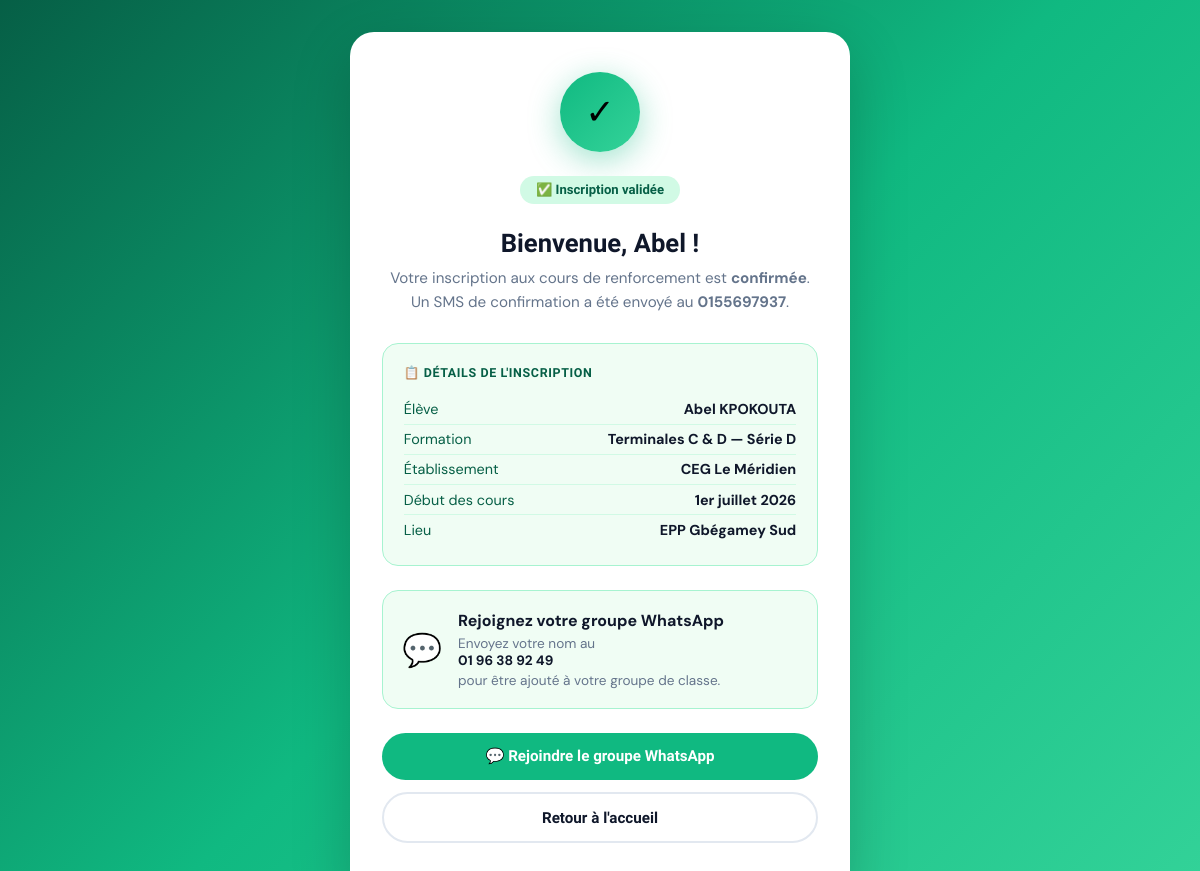
Before: /inscription/2/ok/ with the older database file.
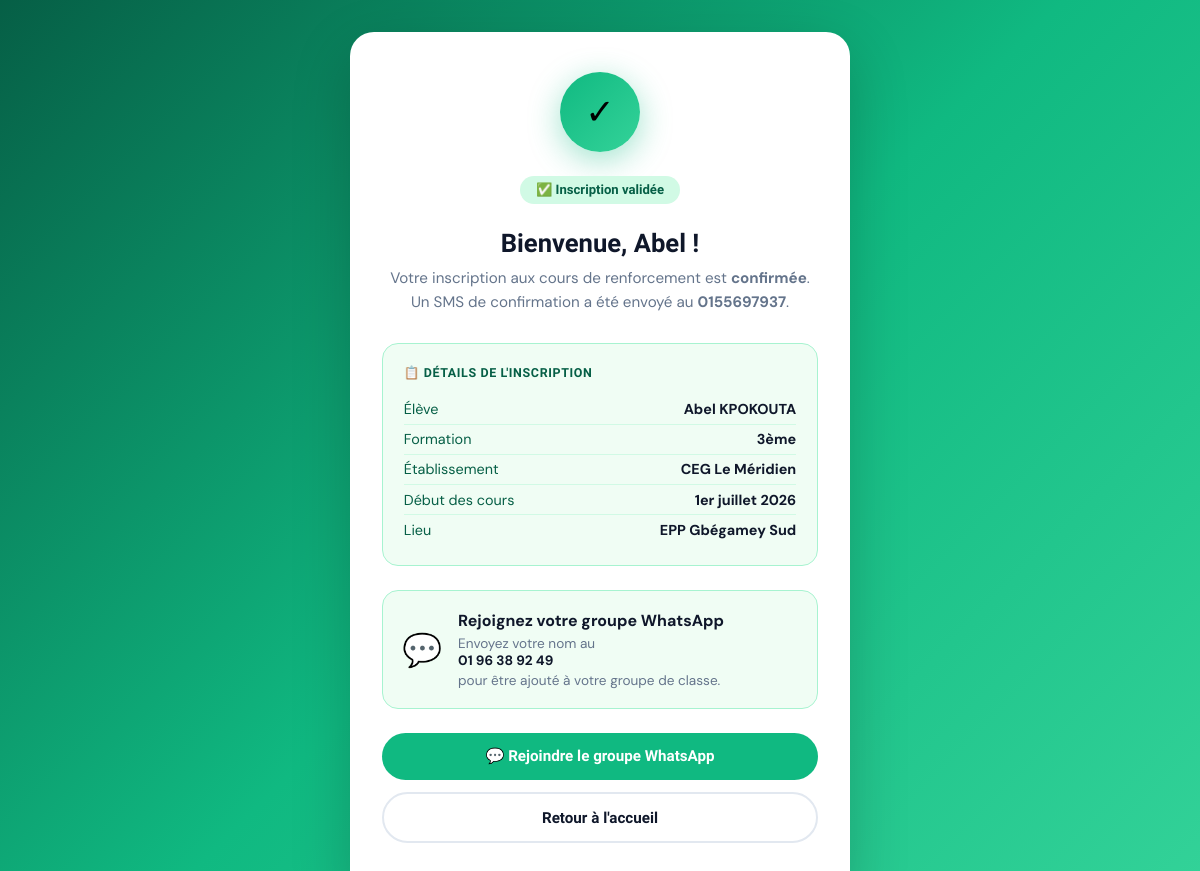
After: the same page with the newer database file.
### enrollments/models.py (models this page shows, shortened)
class Enrollment(models.Model):
    TYPE_CHOICES = [
        ('eleve',  "L'élève lui-même"),
        ('parent', 'Un parent / tuteur'),
    ]
    LEVEL_CHOICES = [
        ('3eme', '3ème'),
        ('1ere', '1ères C & D'),
        ('tle',  'Terminales C & D'),
    ]
    SERIE_CHOICES = [
        ('C', 'Série C'),
        ('D', 'Série D'),
    ]
    STATUS_CHOICES = [
        ('pending',   'En attente de paiement'),
        ('active',    'Inscrit — Paiement confirmé'),
        ('cancelled', 'Annulé'),
    ]
    PHONE_OWNER_CHOICES = [
        ('eleve',  "L'élève"),
        ('pere',   'Le père'),
        ('mere',   'La mère'),
        ('tuteur', 'Un tuteur'),
    ]
    registrant_type = models.CharField(
        max_length=10, choices=TYPE_CHOICES, default='eleve',
        verbose_name="Qui s'inscrit"
    )
    last_name  = models.CharField(max_length=100, verbose_name="Nom de l'élève")
    first_name = models.CharField(max_length=100, verbose_name="Prénom(s) de l'élève")
    school     = models.CharField(max_length=200, verbose_name="Établissement scolaire")
    phone       = models.CharField(max_length=20, verbose_name="Numéro de contact")
    phone_owner = models.CharField(
        max_length=10, choices=PHONE_OWNER_CHOICES, default='eleve',
        verbose_name="Ce numéro appartient à"
    )
    level = models.CharField(max_length=10, choices=LEVEL_CHOICES, verbose_name="Niveau")
    serie = models.CharField(
        max_length=1, choices=SERIE_CHOICES,
        blank=True, default='',
        verbose_name="Série"
    )
    parent_name  = models.CharField(max_length=200, blank=True, verbose_name="Nom du parent / tuteur")
    parent_phone = models.CharField(max_length=20,  blank=True, verbose_name="Téléphone du parent")
    status     = models.CharField(
        max_length=20, choices=STATUS_CHOICES, default='pending',
        verbose_name="Statut"
    )
    created_at = models.DateTimeField(auto_now_add=True, verbose_name="Date d'inscription")
    updated_at = models.DateTimeField(auto_now=True)
    class Meta:
        verbose_name        = "Inscription"
        verbose_name_plural = "Inscriptions"
        ordering            = ['-created_at']
    @property
    def full_name(self):
        return f"{self.first_name} {self.last_name}".strip()
    @property
    def level_serie(self):
        if self.level == '3eme':
            return self.get_level_display()
        return f"{self.get_level_display()} — Série {self.serie}"
    @property
    def contact_phone(self):
        return self.parent_phone if self.parent_phone else self.phone

### enrollments/views.py (the view)
# urls.py: path('inscription/<int:pk>/ok/', views.enrollment_success_view, name='success'),
def enrollment_success_view(request, pk):
    enrollment = get_object_or_404(Enrollment, pk=pk)
    return render(request, 'enrollments/success.html', {'enrollment': enrollment})

### enrollments/templates/enrollments/success.html (shortened to what this page needs)
{% load static %}
<!DOCTYPE html>
<html lang="fr">
<head>
</head>
<body>
<div class="card">
  <div class="check-circle">✓</div>
  <div class="badge-active">✅ Inscription validée</div>
  <h1>Bienvenue, {{ enrollment.first_name }} !</h1>
  <p class="subtitle">
    Votre inscription aux cours de renforcement est <strong>confirmée</strong>.
    Un SMS de confirmation a été envoyé au <strong>{{ enrollment.contact_phone }}</strong>.
  </p>
  <div class="info-card">
    <div class="info-title">📋 Détails de l'inscription</div>
    <div class="info-row">
      <span class="info-key">Élève</span>
      <span class="info-val">{{ enrollment.full_name }}</span>
    </div>
    <div class="info-row">
      <span class="info-key">Formation</span>
      <span class="info-val">{{ enrollment.level_serie }}</span>
    </div>
    <div class="info-row">
      <span class="info-key">Établissement</span>
      <span class="info-val">{{ enrollment.school }}</span>
    </div>
    <div class="info-row">
      <span class="info-key">Début des cours</span>
      <span class="info-val">1er juillet 2026</span>
    </div>
    <div class="info-row">
      <span class="info-key">Lieu</span>
      <span class="info-val">EPP Gbégamey Sud</span>
    </div>
  </div>
  <div class="whatsapp-box">
    <span class="wa-icon">💬</span>
    <div class="wa-text">
      <strong>Rejoignez votre groupe WhatsApp</strong>
      <p>Envoyez votre nom au <strong>01 96 38 92 49</strong> pour être ajouté à votre groupe de classe.</p>
    </div>
  </div>
  <a href="https://wa.me/22996389249?text=Bonjour%2C+je+suis+{{ enrollment.full_name|urlencode }}+inscrit(e)+en+{{ enrollment.level_serie|urlencode }}.+Je+souhaite+rejoindre+le+groupe+WhatsApp."
     target="_blank" class="btn btn-green">
    💬 Rejoindre le groupe WhatsApp
  </a>
  <a href="{% url 'core:index' %}" class="btn btn-outline">
    Retour à l'accueil
  </a>
</div>
</body>
</html>

### enrollments/templates/enrollments/success.html (style rules this page uses)
:root { --blue:#1a56db; --green:#10b981; --gold:#f59e0b; --navy:#0f172a; --gray:#64748b; }
*, *::before, *::after { box-sizing:border-box; margin:0; padding:0; }
body { font-family:'DM Sans',sans-serif; min-height:100vh; background:linear-gradient(135deg,#065f46,#10b981,#34d399); display:flex; align-items:center; justify-content:center; padding:2rem 1rem; }
.card { background:white; border-radius:24px; max-width:500px; width:100%; padding:2.5rem 2rem; text-align:center; box-shadow:0 20px 60px rgba(0,0,0,.2); }
.check-circle { width:80px; height:80px; border-radius:50%; background:linear-gradient(135deg,#10b981,#34d399); display:flex; align-items:center; justify-content:center; margin:0 auto 1.5rem; font-size:2.2rem; box-shadow:0 8px 32px rgba(16,185,129,.4); animation: pop .5s cubic-bezier(.175,.885,.32,1.275); }
h1 { font-family:'Sora',sans-serif; font-size:1.6rem; font-weight:800; color:var(--navy); margin-bottom:.5rem; }
.subtitle { color:var(--gray); font-size:.95rem; margin-bottom:1.8rem; line-height:1.6; }
.info-card { background:#f0fdf4; border:1.5px solid #a7f3d0; border-radius:16px; padding:1.3rem; margin-bottom:1.5rem; text-align:left; }
.info-title { font-family:'Sora',sans-serif; font-size:.78rem; font-weight:700; color:#065f46; text-transform:uppercase; letter-spacing:.05em; margin-bottom:.9rem; }
.info-row { display:flex; justify-content:space-between; align-items:baseline; padding:.35rem 0; font-size:.9rem; border-bottom:1px solid #d1fae5; }
.info-row:last-child { border:none; }
.info-key { color:#065f46; }
.info-val { font-weight:700; color:var(--navy); }
.whatsapp-box { background:#f0fdf4; border:1.5px solid #a7f3d0; border-radius:16px; padding:1.2rem; margin-bottom:1.5rem; display:flex; align-items:center; gap:1rem; text-align:left; }
.wa-icon { font-size:2rem; flex-shrink:0; }
.wa-text p { font-size:.85rem; color:var(--gray); }
.wa-text strong { color:var(--navy); display:block; margin-bottom:.2rem; }
.badge-active { display:inline-flex; align-items:center; gap:.4rem; background:#d1fae5; color:#065f46; padding:.4rem 1rem; border-radius:50px; font-family:'Sora',sans-serif; font-size:.82rem; font-weight:700; margin-bottom:1.5rem; }
.btn { display:block; width:100%; padding:.9rem; border-radius:50px; text-decoration:none; font-family:'Sora',sans-serif; font-weight:700; font-size:.95rem; transition:transform .15s; margin-bottom:.8rem; }
.btn-green { background:var(--green); color:white; }
.btn-outline { border:2px solid #e2e8f0; color:var(--navy); }

Changed rows visible on the page:
changed Enrollment "Abel": level_serie "Terminales C & D — Série D" → "3ème"
